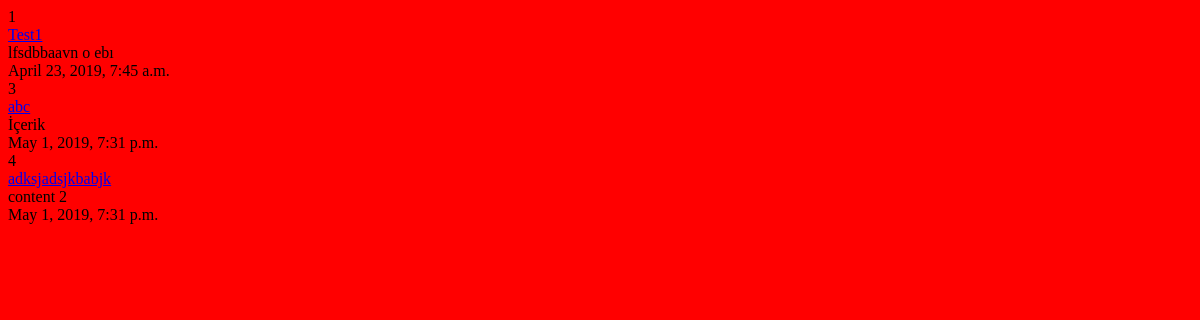
The app's page /post/index/, older data.
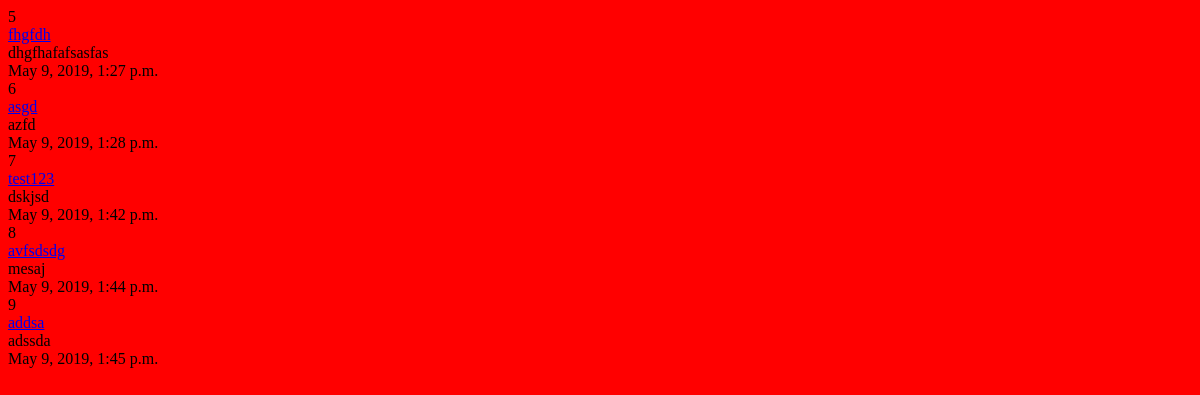
The same page, newer data.
### post/models.py (models this page shows, shortened)
class Post(models.Model):
    title = models.CharField(max_length = 120)
    content = models.TextField()
    publishing_date = models.DateTimeField(auto_now_add = True)
    def get_absolute_url(self):
        return reverse('post:detail', kwargs={'id': self.id})

### post/views.py (the view)
# urls.py: path('index/', post_index, name = 'index'),
def post_index(request):
    posts = Post.objects.all()
    return render(request, 'post/index.html', { 'posts': posts })

### templates/post/index.html
{% extends 'base.html' %}
{% block body %}
    {% for post in posts %}
        {{ post.id }} <br/>
        <a href="{{ post.get_absolute_url }}">{{ post.title }} </a> <br/>
        {{ post.content }} <br/>
        {{ post.publishing_date }} <br/>
    {% endfor %}
{% endblock %}

Row changes from the older to the newer data that the page shows:
removed Post: id "1", title "Test1", content "lfsdbbaavn o ebı", publishing_date "April 23, 2019, 7:45 a.m."
removed Post: id "3", title "abc", content "İçerik", publishing_date "May 1, 2019, 7:31 p.m."
removed Post: id "4", title "adksjadsjkbabjk", content "content 2", publishing_date "May 1, 2019, 7:31 p.m."
added Post: id "5", title "fhgfdh", content "dhgfhafafsasfas", publishing_date "May 9, 2019, 1:27 p.m."
added Post: id "6", title "asgd", content "azfd", publishing_date "May 9, 2019, 1:28 p.m."
added Post: id "7", title "test123", content "dskjsd", publishing_date "May 9, 2019, 1:42 p.m."
added Post: id "8", title "avfsdsdg", content "mesaj", publishing_date "May 9, 2019, 1:44 p.m."
added Post: id "9", title "addsa", content "adssda", publishing_date "May 9, 2019, 1:45 p.m."
